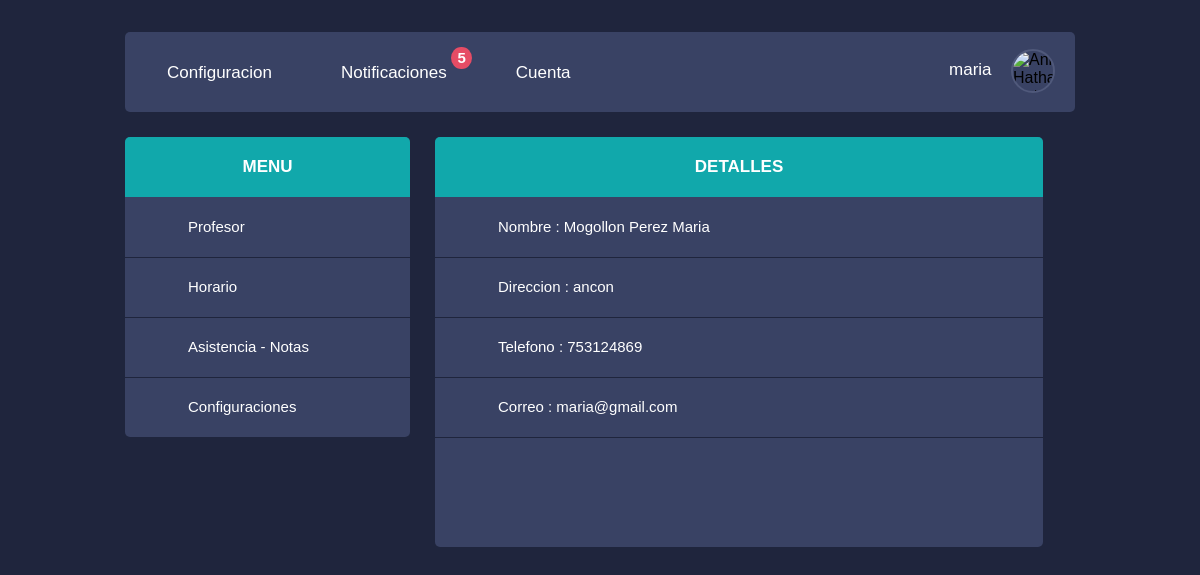
The app's page /Profe/profe.php (signed in) with its own data.
### tables this page shows
CREATE TABLE `profesor` (
  `id_profesor` int(11) NOT NULL,
  `nombre` varchar(45) NOT NULL,
  `paterno` varchar(45) NOT NULL,
  `materno` varchar(45) NOT NULL,
  `direccion` varchar(45) NOT NULL,
  `telefono` varchar(10) NOT NULL,
  `genero` varchar(10) NOT NULL,
  `correo` varchar(45) NOT NULL,
  `id_usuario` int(11) NOT NULL
);

### Profe/profe.php (the view, shortened to what this page needs)
<?php
    $re2=mysql_query("SELECT profesor.* FROM profesor,usuario WHERE profesor.id_usuario=usuario.id_usuario and usuario.id_usuario='".$_SESSION['id_p']."'");
    $cooo2 = mysql_fetch_assoc($re2);
?>
<!DOCTYPE html>
<html lang="es">
    <head>
        <link rel="stylesheet" href="../css/padres.css">
    </head>
    <body>
        <div class="main-container">
             <header class="block">
                <ul class="header-menu horizontal-list">
                    <li>
                        <a class="header-menu-tab" href="#1"><span class="icon entypo-cog scnd-font-color"></span>Configuracion</a>
                    </li>
                    <li>
                        <a class="header-menu-tab" href="#3"><span class="icon fontawesome-envelope scnd-font-color"></span>Notificaciones</a>
                        <a class="header-menu-number" href="#4">5</a>
                    </li>
                    <li>
                        <a class="header-menu-tab" href="#2"><span class="icon fontawesome-user scnd-font-color"></span>Cuenta</a>
                    </li>
                </ul>
                <div class="profile-menu">
                    <p><?php echo $_SESSION['usuario_p']; ?><a href="#26"><span class="entypo-down-open scnd-font-color"></span></a></p>
                    <div class="profile-picture small-profile-picture">
                        <img width="40px" alt="Anne Hathaway picture" src="https://www.oblatos.com/wp-content/uploads/2013/03/estudiante.jpg">
                    </div>
                </div>
            </header>
            <div class="left-container container">
                <div class="menu-box block">
                    <h2 class="titular">MENU</h2>
                    <ul class="menu-box-menu">
                        <li>
                            <a class="menu-box-tab" href="#8"><span class="icon entypo-paper-plane scnd-font-color"></span>Profesor</a>
                        </li>
                        <li>
                            <a class="menu-box-tab" href="horario.php"><span class="icon entypo-calendar scnd-font-color"></span>Horario</a>
                        </li>
                        <li>
                            <a class="menu-box-tab" href="asistencia.php"><sapn class="icon entypo-chart-line scnd-font-color"></sapn>Asistencia - Notas<div class="menu-box-number"></div></a>
                        </li>
                        <li>
                            <a class="menu-box-tab" href="#12"><span class="icon entypo-cog scnd-font-color"></span>Configuraciones</a>
                        </li>
                    </ul>
                </div>
        </div>
        <div class="middle-container container2">
                <div class="profile block">
                    <h2 class="titular">DETALLES</h2>
                    <ul class="menu-box-menu">
                        <li>
                            <a class="menu-box-tab" href="#8"><span class="icon scnd-font-color"> </span>Nombre : <?php echo $cooo2['paterno']." ".$cooo2['materno']." ".$cooo2['nombre']; ?></a>
                        </li>
                        <li>
                            <a class="menu-box-tab" href="#8"><span class="icon scnd-font-color"> </span>Direccion : <?php echo $cooo2['direccion']; ?></a>
                        </li>
                        <li>
                            <a class="menu-box-tab" href="#8"><span class="icon scnd-font-color"> </span>Telefono : <?php echo $cooo2['telefono']; ?></a>
                        </li>
                        <li>
                            <a class="menu-box-tab" href="#8"><span class="icon scnd-font-color"> </span>Correo : <?php echo $cooo2['correo']; ?></a>
                        </li>
                    </ul>
                </div>
        </div>
    </body>
</html>

### css/padres.css (style rules this page uses)
[class*="entypo-"]:before { font-family: "entypo", sans-serif; }
[class*="fontawesome-"]:before { font-family: "FontAwesome", sans-serif; }
* { -webkit-box-sizing: border-box; -moz-box-sizing: border-box; box-sizing: border-box; }
body { background: #1f253d; }
ul { list-style-type: none; margin: 0; padding-left: 0; }
h2 { font-size: 17px; }
p { font-size: 15px; }
a { text-decoration: none; font-size: 15px; }
h1, h2, p, a, span { color: #fff; }
.scnd-font-color { color: #9099b7; }
.horizontal-list { margin: 0; padding: 0; list-style-type: none; }
.horizontal-list li { float: left; }
.icon { font-size: 25px; }
.titular { display: block; line-height: 60px; margin: 0; text-align: center; border-top-left-radius: 5px; border-top-right-radius: 5px; }
.profile-picture { border-radius: 100%; overflow: hidden; -webkit-box-sizing: content-box; -moz-box-sizing: content-box; box-sizing: content-box; }
.small-profile-picture { border: 2px solid #50597b; width: 40px; height: 40px; }
.main-container { font-family: "Ubuntu", sans-serif; width: 950px; height: 1725px; margin: 2em auto; }
header { height: 80px; }
.header-menu { font-size: 17px; line-height: 80px; }
.header-menu li { position: relative; -webkit-transform: translateZ(0); }
.header-menu-tab { padding: 0 27px; display: block; line-height: 74px; font-size: 17px; -webkit-transition: background 0.3s; transition: background 0.3s; }
.header-menu-tab .icon { padding-right: 15px; }
.header-menu-number { position: absolute; line-height: 22px; padding: 0 6px; font-weight: 700; background: #e64c65; border-radius: 100%; top: 15px; right: 2px; -webkit-transition: all 0.3s linear; transition: all 0.3s linear; }
.profile-menu { float: right; height: 80px; padding-right: 20px; }
.profile-menu p { font-size: 17px; display: inline-block; line-height: 76px; margin: 0; padding-right: 10px; }
.profile-menu a { padding-left: 5px; }
.small-profile-picture { display: inline-block; vertical-align: middle; }
.container { float: left; width: 30%; }
.container2 { float: left; width: 64%; }
.block { margin-bottom: 25px; background: #394264; border-radius: 5px; }
.menu-box { height: auto; }
.menu-box .titular { background: #11a8ab; }
.menu-box-menu li { height: 60px; position: relative; }
.menu-box-tab { line-height: 60px; display: block; border-bottom: 1px solid #1f253d; -webkit-transition: background .2s; transition: background .2s; }
.middle-container { margin: 0 25px; }
.profile { height: 410px; }
.profile .titular { background: #11a8ab; }
p { margin: 0px; font-size: 20px; }

### records on screen
profesor: paterno "Mogollon", materno "Perez", nombre "Maria", direccion "ancon", telefono "753124869", correo "maria@gmail.com"

### other values on screen
$_SESSION['usuario_p'] "maria"
